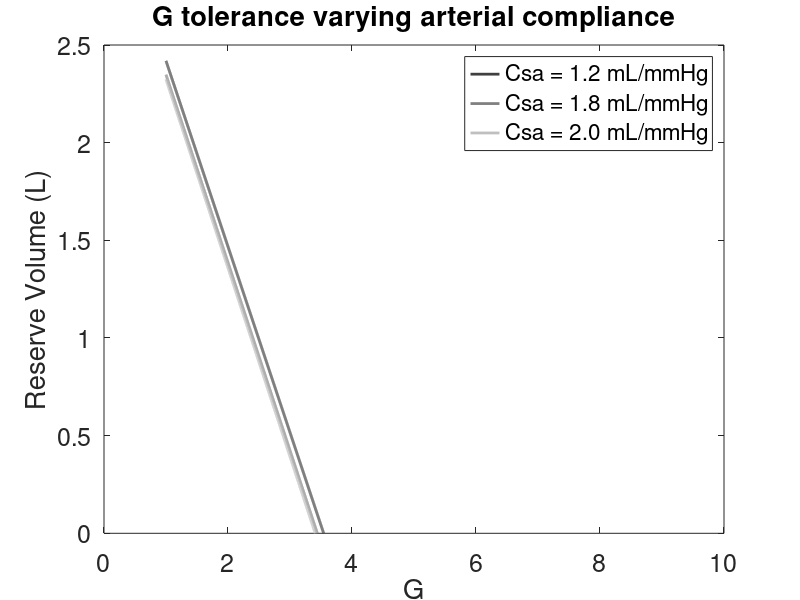

This figure's MATLAB source:
clear all
close all

Psa_u_star = 100*1333; %mmHg * [ dynes/(mmHg*cm^2) ]
Psa_u = Psa_u_star; 
dP_RA = 2*1333;

height = 167.64; %cm
Hu = 0.5*32; %32;%cm %upper   32
Hl = -(0.5*42);%cm %lower 42

rho = 1; %g/cm^3
g_earth = 980; %gravitational acceleration cm/s^2
G = linspace(980,980*10, 10000); %cm/s^2

Rs = (16.49)*1333/(1000/60); %default 17.86, 16.49-20.02 (too high) systemic resistance (mmHg/(liters/s))
Gs = 1/Rs;
Gs_u = (1/3)*Gs;
Gs_l = (2/3)*Gs; 
Rs_l = 1/Gs_l;
Rs_u = 1/Gs_u; 
Rp = (1.61*1333)/(1000/60); %pulmonic resistance (mmHg/(liters/s))

C_RVD = (0.0350/1333)*1000; %right-ventricular diastolic compliance (liters/mmHg)
C_LVD = (0.00583/1333)*1000; %left-ventricular diastolic compliance (liters/mmHg)

Csa_l = [(2/3)*(0.0012/1333)*1000 (2/3)*(0.0018/1333)*1000 (2/3)*(0.002/1333)*1000];
Csa_u = [(1/3)*(0.0012/1333)*1000 (1/3)*(0.0018/1333)*1000 (1/3)*(0.002/1333)*1000]; 
Csv_l = (2/3)*(0.09/1333)*1000;
Csv_u = (1/3)*(0.09/1333)*1000;
Cs_l = Csa_l + Csv_l;

Cpa = (0.00412/1333)*1000; 
Cpv = (0.01/1333)*1000; 
Cp = Cpa + Cpv;
Vtotal = 3.7*1000; %3.7 cm^3


Gs = 1/Rs_u + 1/Rs_l; 
Gs_l = 1/Rs_l;
Ts = Csa_u*Rs_u; %Csa_l*Rs_l
Tp = Rp*Cpa;
Csa = Csa_u+Csa_l;

%P_thorax = linspace(-4*1333,3*1333, 8); %mmHg * dynes/(mmHg*cm^2)
P_thorax = -4.3*1333;
P_RA = P_thorax+dP_RA;

Vd_total_vec = zeros(1,length(G)); 
sol_Vd_Csa_G = zeros(length(P_thorax), length(G)); 
 sol_Q_Csa_G = zeros(length(P_thorax), length(G)); 
 sol_F_Csa_G = zeros(length(P_thorax), length(G)); 
 sol_Ppa_Csa_G = zeros(length(P_thorax),length(G));
 
for j = 1:length(Csa)
    for i = 1:length(G)
        if P_thorax <= -dP_RA %CASE 1
            Vd_total = Vtotal - Cp*(C_RVD/C_LVD)*(dP_RA) - ...
            (Tp*Gs+Csa(j))*Psa_u_star - (Tp*Gs_l+Csa_l(j))*rho*G(i)*Hu...
            - Cs_l(j)*rho*G(i)*(-Hl);
            Q = ((1/Rs_u)+(1/Rs_l))*Psa_u_star+ rho*G(i)*Hu/Rs_l;
            F = Q/(C_RVD*(P_RA-P_thorax));
            Ppv = P_thorax + (C_LVD/C_RVD)*dP_RA;
            Ppa = Ppv+Q*Rp;
            
        elseif P_thorax > -dP_RA && P_thorax < rho*G(i)*Hu - dP_RA %CASE 2
            Vd_total = Vtotal - Cp*(C_RVD/C_LVD)*dP_RA - ...
            (Tp*Gs+Csa(j))*Psa_u_star - (Tp*Gs_l+Csa_l(j))*rho*G(i)*Hu ...
            - Cs_l(j)*rho*G(i)*(-Hl) - (Csv_l-Tp*Gs_l)*(P_thorax+dP_RA);
            
            Psv_l = -rho*G(i)*Hl + P_thorax + dP_RA;
            Psv_u = 0; 
            Psa_l = Psa_u_star + rho*G(i)*(Hu-Hl); 

            Qs_u = Psa_u_star/Rs_u;
            Qs_l = (Psa_l-Psv_l)/Rs_l;
            Q = Qs_u + Qs_l;
            F = Q/(C_RVD*(dP_RA));
            Ppv = P_thorax + (C_LVD/C_RVD)*dP_RA;
            Ppa = Ppv+Q*Rp;
            
        elseif P_thorax >= rho*G(i)*Hu - dP_RA %CASE 3
            Vd_total = Vtotal - Cp*(C_RVD/C_LVD)*dP_RA ...
            - (Tp*Gs+Csa(j))*Psa_u_star - (Tp*Gs+Csa_l(j)-Csv_u)*rho*G(i)*Hu...
            - Cs_l(j)*rho*G(i)*(-Hl) - (Csv_l-Tp*Gs)*(P_thorax+dP_RA);
        
            Psv_l = P_thorax + dP_RA + rho*G(i)*(-Hl);
            Psv_u = P_thorax + dP_RA - rho*G(i)*Hu ; 
            Psa_l = Psa_u_star + rho*G(i)*(Hu-Hl); 

            Qs_u = (Psa_u_star - Psv_u)/Rs_u;
            Qs_l = (Psa_l-Psv_l)/Rs_l;
            Q = Qs_u + Qs_l;
            F = Q/(C_RVD*(dP_RA));
            Ppv = P_thorax + (C_LVD/C_RVD)*dP_RA;
            Ppa = Ppv+Q*Rp;
        end
        if Vd_total > 0 
        Vd_total_vec(i) = Vd_total; 
      
          Q_vec(i) = Q; 
          F_vec(i) = F; 
          Ppa_vec(i) = Ppa; 
          
        else
          Vd_total_vec(i) = NaN; 
      
          Q_vec(i) = NaN; 
          F_vec(i) = NaN; 
          Ppa_vec(i) = NaN;
        end
    end
        sol_Vd_Csa_G(j,:) = Vd_total_vec; 
        sol_Q_Csa_G(j,:) = Q_vec; 
        sol_F_Csa_G(j,:) = F_vec; 
        sol_Ppa_Csa_G(j,:) = Ppa_vec;
end

%conversions:
G = G/100/(g_earth/100); 
sol_Q_Csa_G = sol_Q_Csa_G*60/1000; 
sol_F_Csa_G = sol_F_Csa_G*60;
sol_Ppa_Csa_G = sol_Ppa_Csa_G/1333;
sol_Vd_Csa_G = sol_Vd_Csa_G/1000;

%%% PLOT OPTIONS %%%
 
%%plot(x, y,myLineColorPref,'color', myLineColorVec,'LineWidth', myLineWidth) %buffer times in black
% myLineColorPref="k-"; %black line
% myLineColorVec = [0,0,0]; %black -> shades of gray
% myLineWidth = 1;
% myLabelFontSize=18;
% alpha=0.1; %increment for gray
% beta=1;

%label_P_thorax = num2str([-3:4]'); %in mm Hg, from -3 to 4

%% saveas(h_overlay_nonDM, myPlotOverlay_nonDM, 'pdf')
%set(gca, 'FontSize', myLabelFontSize)
%print(myfig,figName,"-dpdf", "-S4016,2362")
              

%family of plots for Reserve Volume vs. G for different Pthorax values: 
% 
% h=figure(100)
% clf(100)
% 
% hold on
% 
%     for i = 1:length(P_thorax)
%         myLineColor=myLineColorVec+alpha*(i-1); %set grayscale
%         %myLineWidthPlot=myLineWidth+beta*(i-1); %set linewidth
%         myLineWidthPlot=myLineWidth; %do not vary line width
%         plot(G,sol_Vd_Pthorax_G(i,:),myLineColorPref,'color', myLineColor,'LineWidth', myLineWidthPlot)
%     end
% 
%     xlabel('G')
%     ylabel('Reserve Volume (L)')
%     set(gca, 'FontSize', myLabelFontSize)
%     
% hold off
% 
% saveas(h, "QvsV0", 'pdf')
% saveas(h, "QvsV0", 'png')
% 
% % xticks([1*9.80 2*9.80 3*9.80 4*9.80 5*9.80 6*9.80 7*9.80 8*9.80 9*9.80 10*9.80])
% % xticklabels({'g','2g','3g','4g','5g','6g','7g', '8g', '9g', '10g'})
% 
% h1=figure(101)
% clf(101)
% for i = 1: length(P_thorax)
% 
% plot(G,sol_Q_Pthorax_G(i,:))
% xlabel('G', 'interpreter', 'latex')
% ylabel('Cardiac Output (L/min)', 'interpreter', 'latex')
% hold on
% end
% % xticks([1*9.80 2*9.80 3*9.80 4*9.80 5*9.80 6*9.80 7*9.80 8*9.80 9*9.80 10*9.80])
% % xticklabels({'g','2g','3g','4g','5g','6g','7g', '8g', '9g', '10g'})
% 
% 
% h2=figure(102)
% clf(102)
% hold on
%     for i = 1:length(P_thorax)
%         myLineColor=myLineColorVec+alpha*(i-1); %set grayscale
%         plot(G,sol_F_Pthorax_G(i,:), myLineColorPref,'color', myLineColor,'LineWidth', myLineWidthPlot)
%         plot([1,2.2, 3.5],[73,77,100], "k*", 'MarkerSize', 14, 'LineWidth', myLineWidthPlot)
%         plot([3.5],[112], "r*", 'MarkerSize', 14, 'LineWidth', myLineWidthPlot)
% 
%     end
% hold off
% xlabel('G')
% ylabel('Heart Rate (per minute)')
% set(gca, 'FontSize', myLabelFontSize)
% hold on
% 
% % xticks([1*9.80 2*9.80 3*9.80 4*9.80 5*9.80 6*9.80 7*9.80 8*9.80 9*9.80 10*9.80])
% % xticklabels({'g','2g','3g','4g','5g','6g','7g', '8g', '9g', '10g'})
% 
% 
% 
% h3=figure(103)
% clf(103)
% for i = 1:length(P_thorax)
% 
% plot(G,sol_Ppa_Pthorax_G(i,:))
% xlabel('G', 'interpreter', 'latex')
% ylabel('Pulmonary Arterial Pressure (mmHg)', 'interpreter', 'latex')
% hold on
% end
% % xticks([1*9.80 2*9.80 3*9.80 4*9.80 5*9.80 6*9.80 7*9.80 8*9.80 9*9.80 10*9.80])
% % xticklabels({'g','2g','3g','4g','5g','6g','7g', '8g', '9g', '10g'})
% figure(1)
% for i = 1:length(Csa)
%     plot(G, sol_F_Csa_G)
%     xlabel('G')
%     ylabel('Heart Rate (per minute)')
%     hold on
% end

% xticks([1*9.80 2*9.80 3*9.80 4*9.80 5*9.80 6*9.80 7*9.80 8*9.80 9*9.80 10*9.80])
% % xticklabels({'g','2g','3g','4g','5g','6g','7g', '8g', '9g', '10g'})

figure(1)
for i = 1:length(Csa)
    plot(G, sol_Vd_Csa_G(i,:), 'linewidth', 2, 'Color', [0, 0, 0] + 0.25*i)
    xlabel('G')
    ylabel('Reserve Volume (L)')
    title('G tolerance varying arterial compliance')
    hold on
end
legend('Csa = 1.2 mL/mmHg','Csa = 1.8 mL/mmHg','Csa = 2.0 mL/mmHg')
set(gca, 'fontSize', 18)
